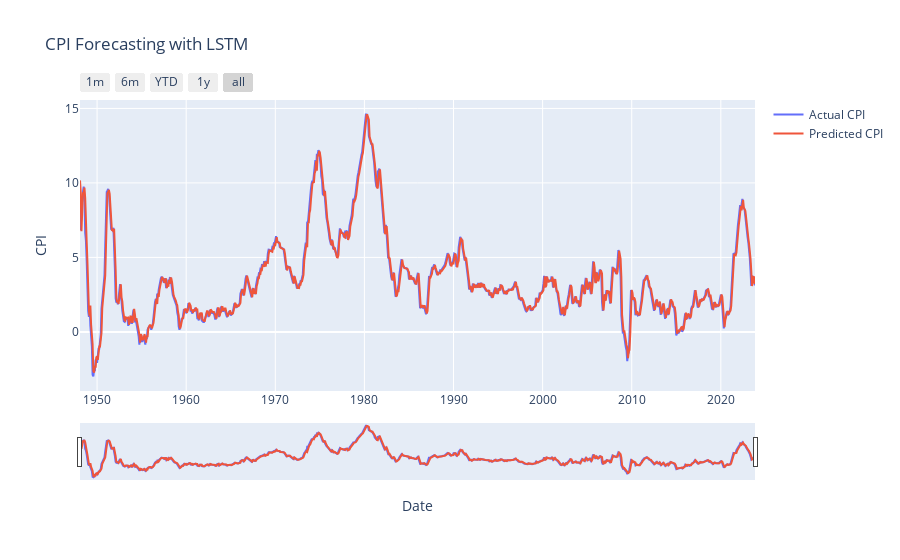

The cell this chart's notebook holds for it:
### Code cell
import matplotlib.pyplot as plt
%matplotlib inline
import seaborn as sns
import plotly.express as px
import plotly.graph_objs as go

# Ensure 'Date' is in datetime format
plot_data['Date'] = pd.to_datetime(plot_data['Date'])

# Create traces for Actual and Predicted CPI
trace1 = go.Scatter(x=plot_data['Date'], y=plot_data['Actual CPI'], mode='lines', name='Actual CPI')
trace2 = go.Scatter(x=plot_data['Date'], y=plot_data['Predicted CPI'], mode='lines', name='Predicted CPI')

# Layout with range selector buttons and range slider
layout = go.Layout(
    title='CPI Forecasting with LSTM',
    xaxis=dict(
        title='Date',
        rangeselector=dict(
            buttons=list([
                dict(count=1, label='1m', step='month', stepmode='backward'),
                dict(count=6, label='6m', step='month', stepmode='backward'),
                dict(count=1, label='YTD', step='year', stepmode='todate'),
                dict(count=1, label='1y', step='year', stepmode='backward'),
                dict(step='all')
            ])
        ),
        rangeslider=dict(visible=True),
        type='date'
    ),
    yaxis=dict(
        title='CPI'
    )
)

# Create figure and add traces
fig = go.Figure(data=[trace1, trace2], layout=layout)

# Show plot
fig.show()

### Figure 1 — Plotly figure (JSON) as saved in the notebook; plotly's stock layout.template omitted (floating-point values rounded to 4 significant figures; data arrays with more than 128 entries replaced by an {"elided": "..."} marker saying what was removed)
{"data": [{"mode": "lines", "name": "Actual CPI", "type": "scatter", "x": {"elided": "909 str values"}, "y": {"elided": "909 float values"}}, {"mode": "lines", "name": "Predicted CPI", "type": "scatter", "x": {"elided": "909 str values"}, "y": {"elided": "909 float values"}}], "layout": {"title": {"text": "CPI Forecasting with LSTM"}, "xaxis": {"rangeselector": {"buttons": [{"count": 1, "label": "1m", "step": "month", "stepmode": "backward"}, {"count": 6, "label": "6m", "step": "month", "stepmode": "backward"}, {"count": 1, "label": "YTD", "step": "year", "stepmode": "todate"}, {"count": 1, "label": "1y", "step": "year", "stepmode": "backward"}, {"step": "all"}]}, "rangeslider": {"visible": true}, "title": {"text": "Date"}, "type": "date"}, "yaxis": {"title": {"text": "CPI"}}}}
